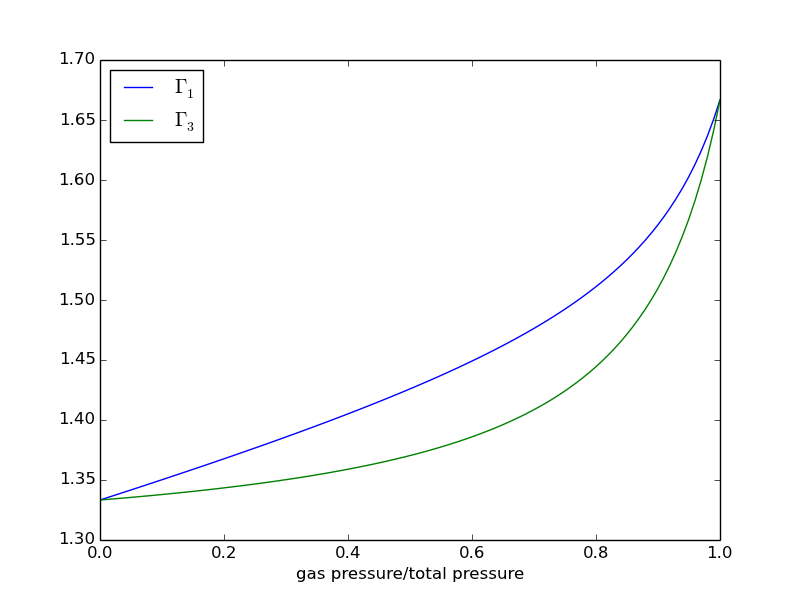

Recreate this plot in Python.
import numpy as np
from scipy import integrate
import matplotlib.pyplot as plt

beta = np.linspace(0.0, 1.0, 100) #ratio of gas and total (gas+radiation) pressure
gamma = 5./3. #adiabatic index of gas
gamma_1 = beta + (4. - 3.*beta)**2*(gamma-1.)/(beta+12.*(gamma-1.)*(1.-beta))
gamma_3 = 1. + (gamma_1-beta)/(4.-3.*beta)
plt.plot(beta, gamma_1, beta, gamma_3)
plt.legend([r'$\Gamma_1$',r'$\Gamma_3$'],loc='best')
plt.xlabel('gas pressure/total pressure')
plt.show()
